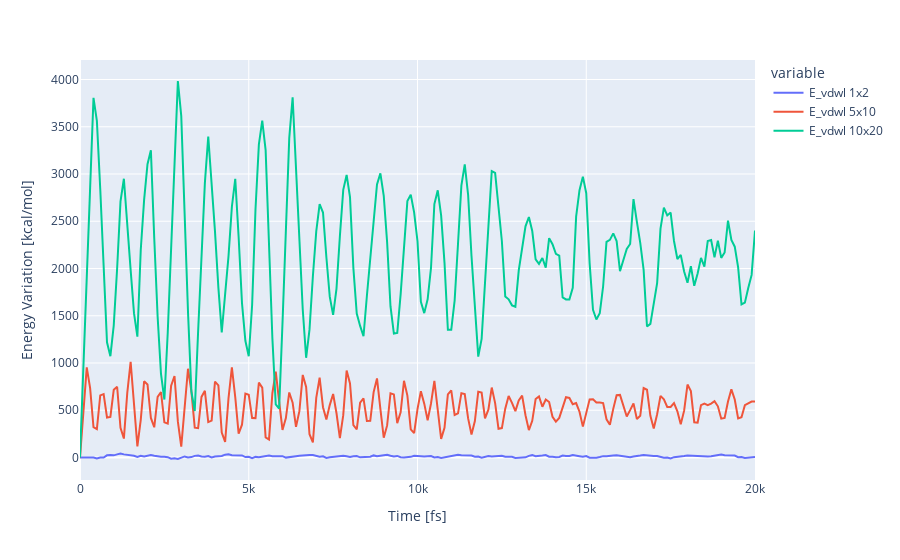

Source (notebook cell):
### Code cell
fig = px.line(df1,x='Time',y=[Evdw1, Evdw2, Evdw3])
fig.data[0].name = 'E_vdwl 1x2'
fig.data[1].name = 'E_vdwl 5x10'
fig.data[2].name = 'E_vdwl 10x20'
fig.update_yaxes(title="Energy Variation [kcal/mol]")
fig.update_xaxes(title="Time [fs]")
fig.show()

### Figure 1 — Plotly figure (JSON) as saved in the notebook; plotly's stock layout.template omitted (floating-point values rounded to 4 significant figures; data arrays with more than 128 entries replaced by an {"elided": "..."} marker saying what was removed)
{"data": [{"hovertemplate": "variable=wide_variable_0<br>Time=%{x}<br>value=%{y}<extra></extra>", "legendgroup": "wide_variable_0", "line": {"color": "#636efa", "dash": "solid"}, "marker": {"symbol": "circle"}, "mode": "lines", "name": "E_vdwl 1x2", "orientation": "v", "showlegend": true, "type": "scatter", "x": {"elided": "201 int values"}, "xaxis": "x", "y": {"elided": "201 float values"}, "yaxis": "y"}, {"hovertemplate": "variable=wide_variable_1<br>Time=%{x}<br>value=%{y}<extra></extra>", "legendgroup": "wide_variable_1", "line": {"color": "#EF553B", "dash": "solid"}, "marker": {"symbol": "circle"}, "mode": "lines", "name": "E_vdwl 5x10", "orientation": "v", "showlegend": true, "type": "scatter", "x": {"elided": "201 int values"}, "xaxis": "x", "y": {"elided": "201 float values"}, "yaxis": "y"}, {"hovertemplate": "variable=wide_variable_2<br>Time=%{x}<br>value=%{y}<extra></extra>", "legendgroup": "wide_variable_2", "line": {"color": "#00cc96", "dash": "solid"}, "marker": {"symbol": "circle"}, "mode": "lines", "name": "E_vdwl 10x20", "orientation": "v", "showlegend": true, "type": "scatter", "x": {"elided": "201 int values"}, "xaxis": "x", "y": {"elided": "201 float values"}, "yaxis": "y"}], "layout": {"legend": {"title": {"text": "variable"}, "tracegroupgap": 0}, "margin": {"t": 60}, "xaxis": {"anchor": "y", "domain": [0, 1], "title": {"text": "Time [fs]"}}, "yaxis": {"anchor": "x", "domain": [0, 1], "title": {"text": "Energy Variation [kcal/mol]"}}}}
